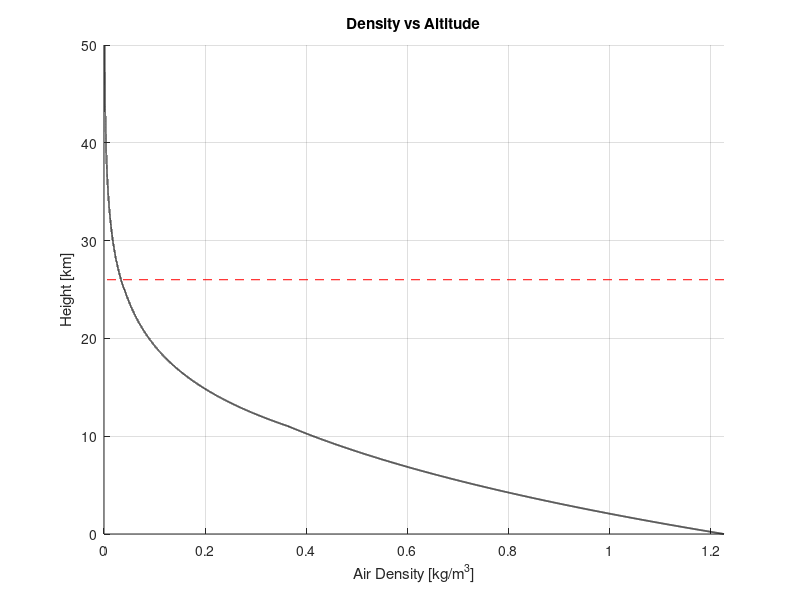
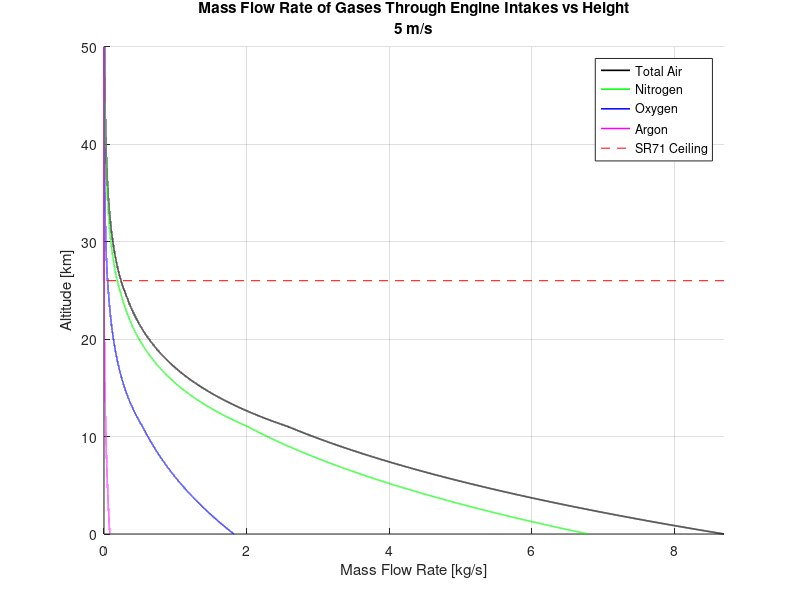
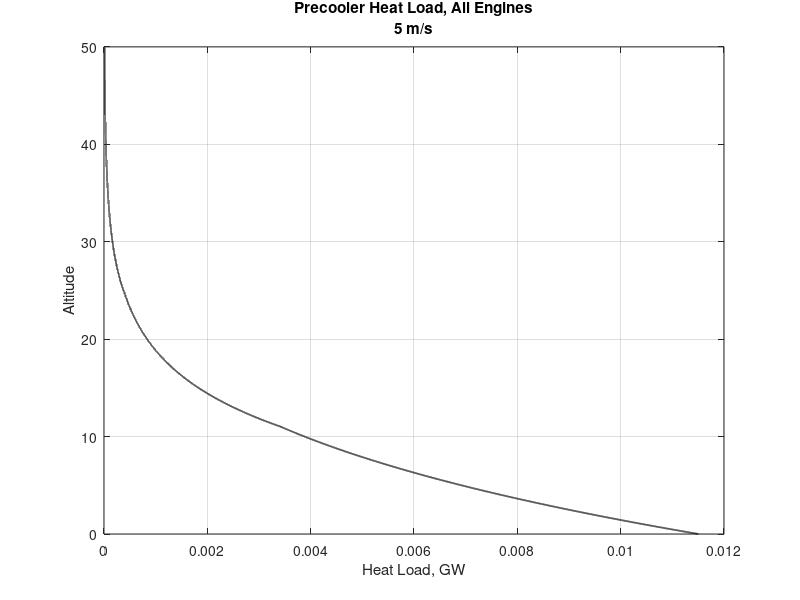

The MATLAB script that drew these images, in order:
% AEE480 VARDA Project Atmospheric Model
% Created by: Paul Gray
% Version date: Jan 19, 2018

% Atmospheric model code with additional calculations derived the
% model including:
%   Air flux through a defined inlet area as a function of speed
%   and altitude

% Three different models will be used:
%   Tri-fit Standard Model
%   Patched Exponential
%   Jacchia 1970

% An additional model from a prewritten code may also be used
%   MSISE-90

%% To Do %%
% - Add options for determining and plotting multiple velocities and/or
%   intake angles at once
% - Generate curve fit for Patched Exponential for lower altitudes
% - (Possibly) Add MSISE-90 data for lower altitudes
% - (Possibly) Add Jacchia 1970 model
clear, clc, close all

%% Standard Variables
% All values are in metric

% Manual input area, vel, and theta
area = input(' Enter the intake area in m2 \n >> ');
vel = input(' Enter the velocity in m/s \n >> ');
theta = input(' Enter angle from vertical of intake in degrees \n >> ');
% Hardcoded area, vel, and theta
% area = 1;
% vel = 1;
% theta = 45;

alt = linspace(0,50000,50000);

%% Models
%%% Tri-fit Standard Model %%%
% Reference: https://www.grc.nasa.gov/www/k-12/airplane/atmosmet.html

% TSFM uses three curve fits derived from averaged sampled data
% divided into three regions: Troposphere, Lower Stratosphere, and
% Upper Stratosphere

% Note: density is not calcualted directly with this method, rather
% fits are given for temperature and pressure and density is then
% calcualted from those values (ie, density formula remains constant)

% Troposphere
% Altitudes < 11000 meters
temp_tri1 = 15.04 - 0.00649.*alt(1:11000);
pres_tri1 = 101.29.*((temp_tri1 + 273.1)./288.08).^5.256;
dens_tri1 = pres_tri1./ (0.2869.*(temp_tri1 + 273.1));

% Lower Stratosphere
% Altitudes between 11000 and 25000 meters
temp_tri2 = -56.46;
pres_tri2 = 22.65.*exp(1.73 - 0.000157.*alt(11001:25000));
dens_tri2 = pres_tri2./ (0.2869.*(temp_tri2 + 273.1));

% Upper Stratosphere
% Altitudes between 25000 and 100000 meters
temp_tri3 = -131.21 + 0.00299.*alt(25001:50000);
pres_tri3 = 2.488.*((temp_tri3 + 273.1)./216.6).^-11.388;
dens_tri3 = pres_tri3./ (0.2869.*(temp_tri3 + 273.1));

% Combine the three regimes into a single vector
dens_tri = [dens_tri1 dens_tri2 dens_tri3];

%%% Patched Exponential Model %%%
% Reference: http://ccar.colorado.edu/asen5050/projects/projects_2013/whitmire_ryder/

% Simple use of the barometric equation with respect to reference
% measurements for temperature, altitude, and scale height
% Referenced up to an altitude of 500km

% Reference measurements (metric):
height = [0 25 30 40 50 60 70 80 90 100 110 120 130 140 ...
    150 180 200 250 300 350 400 450 500].*1000;

nominaldensity = [1.225 3.899*10^-2 1.774*10^-2 3.972*10^-3 ...
    1.057*10^-3 3.206*10^-4 8.77*10^-5 1.905*10^-5 3.396*10^-6 ...
    5.297*10^-7 9.661*10^-8 2.438*10^-8 8.484*10^-9 3.845*10^-9 ...
    2.07*10^-9 5.464*10^-10 2.789*10^-10 7.248*10^-11 ...
    2.418*10^-11 9.518*10^-12 3.725*10^-12 1.585*10^-12 ...
    6.967*10^-12];

scaleheight = [7.249 6.349 6.682 7.554 8.382 7.714 6.549 ...
    5.799 5.382 5.877 7.263 9.472 12.636 16.149 22.523 ...
    29.74 37.105 45.546 53.628 53.298 58.515 60.828 63.822].*1000;

% Base height of the given atmospheric region (there are seven), lazy
% vector ordering of it
rhbase = [0 20 20 32 47 51 51 71 71 71 71 71 71 71 71 71 71 71 ...
    71 71 71 71 71].*1000;

% Barometric equation for density determination
% Does not account for latitudinal or semi-annual effects
dens_patched = nominaldensity.*exp(-1.*((height - rhbase)./scaleheight));

%%% Jacchia 1970 Model %%%
% Work in progress ...

%%% Plotting %%%
% Plotting density from model(s)
figure(1)
hold on
plot(dens_tri, alt./1000,'k','LineWidth',1.25)
plot([dens_tri(1),dens_tri(end)],[26,26],'r--')
xlim([0 dens_tri(1)])
title('Density vs Altitude')
xlabel('Air Density [kg/m^{3}]')
ylabel('Height [km]')
grid on

%% Air Mass Flow Rate %%
% theta is the angle of the intake from vertical

% Air and composite elements flow rates
airmdot_tri = dens_tri.*vel.*area.*cos(theta);
nimdot_tri = airmdot_tri.*0.7808;
oxmdot_tri = airmdot_tri.*0.2095;
armdot_tri = airmdot_tri.*0.0093;


%%% Plotting
% Plotting air mass flow rates as a funtion of altitude
figure(2)
hold on
plot(airmdot_tri,alt./1000,'k','LineWidth',1.2)
plot(nimdot_tri,alt./1000,'g','LineWidth',1.1)
plot(oxmdot_tri,alt./1000,'b','LineWidth',1.1)
plot(armdot_tri,alt./1000,'m','LineWidth',1.1)
plot([airmdot_tri(1),airmdot_tri(end)],[26,26],'r--')
legend('Total Air','Nitrogen','Oxygen','Argon','SR71 Ceiling')
xlim([0 airmdot_tri(1)])
title({'Mass Flow Rate of Gases Through Engine Intakes vs Height', [num2str(vel), ' m/s']})
xlabel('Mass Flow Rate [kg/s]')
ylabel('Altitude [km]')
grid on
%% Pre-Cooler Heat Load %%
qdot = airmdot_tri.*1.15*(1000+150);

%%% Plotting
figure(3)
plot(qdot./10e5,alt./1000,'k','LineWidth',1.2)
ylabel('Altitude')
xlabel('Heat Load, GW')
title({'Precooler Heat Load, All Engines',[num2str(vel), ' m/s']})
grid on